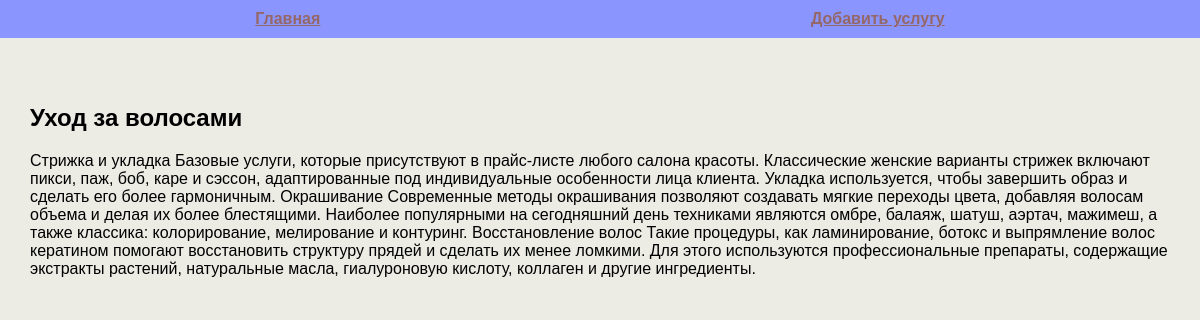
Screenshot of /post/2 with the database file from the repository.
### tables this page shows
CREATE TABLE mainmenu(
id INTEGER PRIMARY KEY AUTOINCREMENT,
title TEXT NOT NULL,
url TEXT NOT NULL
);

CREATE TABLE posts (
id INTEGER PRIMARY KEY AUTOINCREMENT,
title TEXT NOT NULL,
text TEXT NOT NULL,
time INTEGER NOT NULL
);

### MyProject.py (the view)
@app.route("/post/<int:id_post>")
def show_post(id_post):
    db = get_db()
    dbase = FDataBase(db)
    title, post = dbase.get_post(id_post)
    if not title:
        abort(404)
    return render_template('post.html', menu=dbase.get_menu(), title=title, post=post)

### MyProject.py (called while the page is built)
def connect_db():
    con = sqlite3.connect(app.config['DATABASE'])
    con.row_factory = sqlite3.Row
    return con

def get_db():
    if not hasattr(g, 'link_db'):
        g.link_db = connect_db()
    return g.link_db

### fdatabase.py (called while the page is built)
    def get_menu(self):
        sql = "SELECT * FROM mainmenu"
        try:
            self.__cur.execute(sql)
            res = self.__cur.fetchall()
            if res:
                return res
        except IOError:
            print("Ошибка чтения из БД")
        return []

    def get_post(self, post_id):
        try:
            self.__cur.execute(f"SELECT title, text FROM posts WHERE id = {post_id}")
            res = self.__cur.fetchone()
            if res:
                return res
        except sqlite3.Error as e:
            print("Ошибка получения статьи из БД " + str(e))
        return False, False

### templates/post.html
{% extends 'base.html' %}
{% block content %}
<h2>{{ title }}</h2>
<div>{{ post }}</div>
{% endblock %}

### templates/base.html (shortened to what this page needs)
<!DOCTYPE html>
<html lang="en">
<head>
    <link rel="stylesheet" href="{{ url_for('static', filename='css/style.css') }}">
</head>
<body>
<ul class="menu">
    {% for m in menu %}
        <li><a href="{{ m.url }}">{{ m.title }}</a></li>
    {% endfor %}
</ul>
<div class="content">
    {% block content %}
    {% endblock %}
</div>
</body>
</html>

### static/css/style.css (style rules this page uses)
body { background: rgb(236, 236, 229); margin: 0; padding: 0; }
.menu { display: flex; justify-content: space-around; list-style: none; background: rgb(138, 149, 254); padding: 10px; margin-top: 0; font-family: 'Franklin Gothic Medium', 'Arial Narrow', Arial, sans-serif; text-decoration: dotted; }
.menu a { font-weight: bold; color: rgb(149, 103, 103); }
.content { max-width: 1200px; margin: 0 auto; padding: 30px; box-sizing: border-box; font-family: 'Franklin Gothic Medium', 'Arial Narrow', Arial, sans-serif; }
ul { list-style: none; padding: 0; }

### rows the page displays
mainmenu: title "Главная"
mainmenu: title "Добавить услугу"
posts: title "Уход за волосами", text "Стрижка и укладка Базовые услуги, которые присутствуют в прайс-листе любого салона красоты. Классические женские варианты стрижек включают пикси, паж, боб, каре и сэссон, адаптированные под индивидуальные особенности лица клиента. Укладка используется, чтобы завершить образ и сделать его более гармоничным. Окрашивание Современные методы окрашивания позволяют создавать мягкие переходы цвета, добавляя волосам объема и делая их более блестящими. Наиболее популярными на сегодняшний день техниками являются омбре, балаяж, шатуш, аэртач, мажимеш, а также классика: колорирование, мелирование и контуринг. Восстановление волос Такие процедуры, как ламинирование, ботокс и выпрямление волос кератином…"
